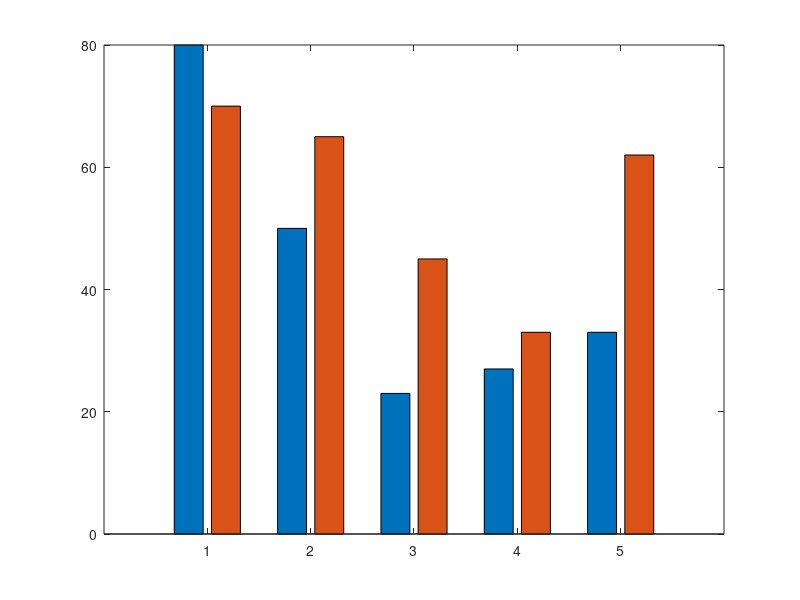

MATLAB code for this plot: (Note: this script raises an error after producing the figure.)
clear all; close all; clc;
fs=24; fs2=22;
fs3=18; fs4=18;
lw=5; ms=25;
%%%%%%%%%%%%%%%%%%%%%%%%%
#data=round(100*rand(nescala,npreguntas))
data=[80 70; 50 65; 23 45;27 33; 33 62];
%%%%%%%%%%%%%%%%%%%%%%%%%%%%
%Grafico de Barra 
h=figure('Position',[1 21 1366 670], ...
'Name',strcat('Percentage of Voting Republican During ', ...
' Presidential Elections'));
hb= bar(data);
%%%%%%%%%%%%%%%%%%%%%%%%%%%%%%
% jet, cubehelix, hsv, rainbow, hot, cool, spring,
% summer, autumn, winter, gray, bone, copper, pink, ocean,
% colorcube, flag, lines, prism, white
ncolor=size(data,2);
opc=randi([1 18]);
%opc=8;
switch(mod(opc,18))
case 1
Mcolor=jet(ncolor);
case 2
Mcolor=cubehelix(ncolor);
case 3
Mcolor=hsv(ncolor);
case 4
Mcolor=rainbow(ncolor);
case 5
Mcolor=hot(ncolor);
case 6
Mcolor=cool(ncolor);
case 7
Mcolor=spring(ncolor);
case 8
Mcolor=summer(ncolor);
case 9
Mcolor=autumn(ncolor);
case 10
Mcolor=winter(ncolor);
case 11
Mcolor=gray(ncolor);
case 12
Mcolor=bone(ncolor);
case 13
Mcolor=copper(ncolor);
case 14
Mcolor=pink(ncolor);
case 15
Mcolor=ocean(ncolor);
case 16
Mcolor=flag(ncolor);
case 17
Mcolor=lines(ncolor);
case 0
Mcolor=prism(ncolor);
otherwise
endswitch
for i=1:size(data,2)
set(hb(i),"facecolor",Mcolor(i,:))
endfor
%%%%%%%%%%%%%%%%%%%%%%%%%%%%%
%etiqueta de la legenda
acell={'1948','1952'};
hl=legend(acell);
legend(hl,"location","northeastoutside");
set(hl,"fontsize", 30);
%%%%%%%%%%%%%%%%%%%%%%%%%%%%%%
xlabel('Collar Workers','fontsize',fs2,'fontweight','bold');
ylabel('Percentage','fontsize',fs2,'fontweight','bold');
title({'GRAPH 1', ....
'Percentage of Occupational Groups Voting Republican During', ...
'Presidential Elections'}, ...
'fontsize',0.25*fs,'fontweight','bold');
%%%%%%%%%%%%%%%%%%%%%%%%%%%%
box on;
set(gca,'YTick',0:10:80)
set(gca,'XTick',1:1:7)
lescala={'Profesional','White','Skilled','Unskilled','Farmers',''};
set(gca,'XTickLabel',lescala,'fontsize',fs4,'fontweight','bold');
%%%%%%%%%%%%%%%%%%%%%%%%%%%%%%%
% yticklabel
yl=0:10:80;
y2={};
for i=1:length(yl)
if yl(i)==0
y2(i)=strcat(num2str(""));
else
y2(i)=strcat(num2str(yl(i)),"%");
endif
endfor
set(gca,'ytick',yl,'yticklabel',y2);
set(gca,"xminortick","off","xgrid","off", ... 
"ygrid","on","gridalpha",1,'gridcolor',[0 0 0]);
set(gca,"gridlinestyle","-","clipping","off", ...
"xminorgrid","off","xtickmode","manual","xticklabelmode","manual",...
"hittest","on","linestyleorderindex",3,"tickdir","in", ...
"tickdirmode","manual") 
##set(gca,"xgrid","off", "xtick",[],...
##"ygrid","on","gridalpha",1)
%%%%%%%%%%%%%%%%%%%%%%%%%%%%
% data arriba de las barras
for i=1:5
ht=text(i-0.20,data(i,1)+0.7,strcat(num2str(data(i,1)),"%"));
set(ht,'fontsize',fs3,'fontweight','bold', ...
'verticalalignment','bottom', ...
'horizontalalignment','center')
ht=text(i+0.20,data(i,2)+0.7,strcat(num2str(data(i,2)),"%"));
set(ht,'fontsize',fs3,'fontweight','bold', ...
'verticalalignment','bottom', ...
'horizontalalignment','center')
endfor
%box off;
%verticalalignment:"baseline","bottom","cap","middle","top"
%horizontalalignment: "center","left","right"
